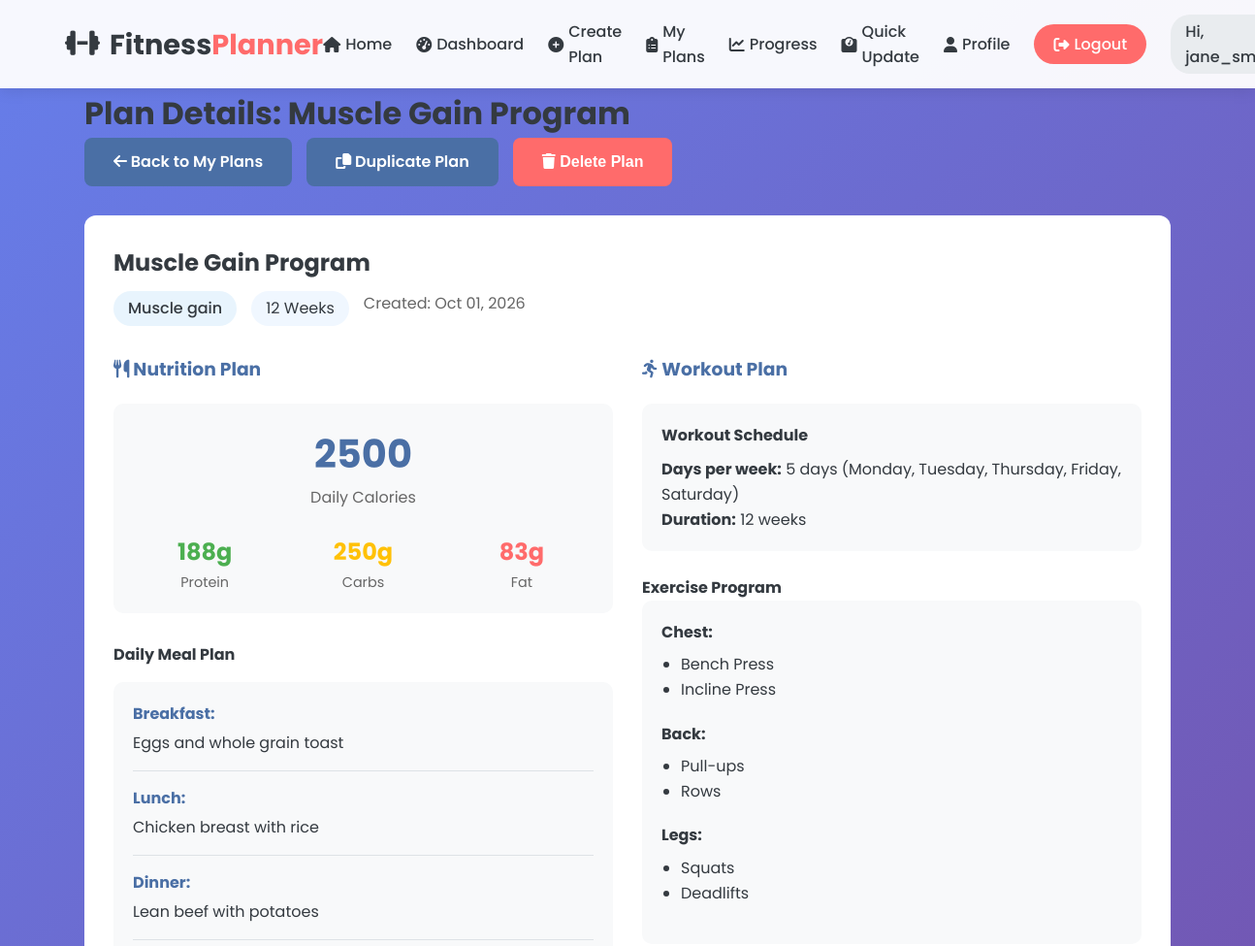
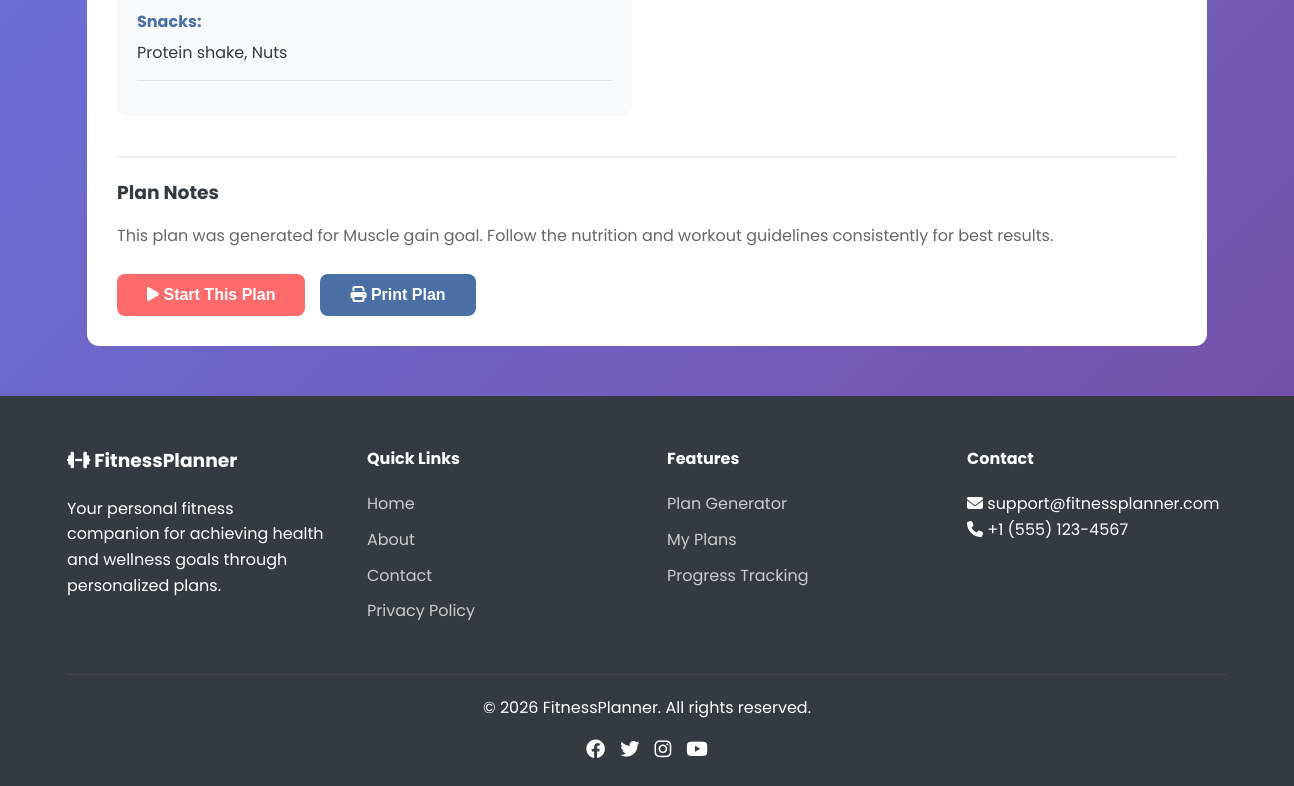
The app's page /plan_details.php?id=2 (signed in) with its own data (2 pictures, top to bottom).
### tables this page shows
CREATE TABLE IF NOT EXISTS plans (
    id INT PRIMARY KEY AUTO_INCREMENT,
    user_id INT,
    plan_name VARCHAR(100),
    goal ENUM('weight_loss', 'muscle_gain', 'maintenance', 'bulking', 'endurance'),
    duration_weeks INT,
    daily_calories INT,
    protein_grams INT,
    carbs_grams INT,
    fat_grams INT,
    workout_days TEXT,
    meals JSON,
    exercises JSON,
    created_at TIMESTAMP DEFAULT CURRENT_TIMESTAMP,
    FOREIGN KEY (user_id) REFERENCES users(id) ON DELETE CASCADE,
    INDEX idx_user_id (user_id),
    INDEX idx_created_at (created_at)
);

### plan_details.php (the view, shortened to what this page needs)
<?php
require_once 'config/database.php';
$user_id = $_SESSION['user_id'];
$plan_id = isset($_GET['id']) ? intval($_GET['id']) : 0;
$query = "SELECT * FROM plans WHERE id = $plan_id AND user_id = $user_id";
$result = $conn->query($query);
$plan = $result->fetch_assoc();
$workout_days = json_decode($plan['workout_days'], true);
$meals = json_decode($plan['meals'], true);
$exercises = json_decode($plan['exercises'], true);
require_once 'includes/header.php';
?>
<div class="container">
    <h1>Plan Details: <?php echo htmlspecialchars($plan['plan_name']); ?></h1>
    <div style="display: flex; gap: 15px; margin-bottom: 30px;">
        <a href="my_plans.php" class="btn">
            <i class="fas fa-arrow-left"></i> Back to My Plans
        </a>
        <a href="plan_generator.php?copy=<?php echo $plan['id']; ?>" class="btn">
            <i class="fas fa-copy"></i> Duplicate Plan
        </a>
        <button onclick="deletePlan(<?php echo $plan['id']; ?>)" class="btn btn-accent">
            <i class="fas fa-trash"></i> Delete Plan
        </button>
    </div>
    <div style="background: white; padding: 30px; border-radius: 12px; margin-bottom: 30px;">
        <div style="display: flex; justify-content: space-between; align-items: center; margin-bottom: 30px;">
            <div>
                <h2 style="margin-bottom: 10px;"><?php echo htmlspecialchars($plan['plan_name']); ?></h2>
                <div style="display: flex; gap: 15px;">
                    <span style="background: #e8f4fd; padding: 5px 15px; border-radius: 20px; font-weight: 500;">
                        <?php echo ucfirst(str_replace('_', ' ', $plan['goal'])); ?>
                    </span>
                    <span style="background: #f0f7ff; padding: 5px 15px; border-radius: 20px;">
                        <?php echo $plan['duration_weeks']; ?> Weeks
                    </span>
                    <span style="color: #666;">
                        Created: <?php echo date('M d, Y', strtotime($plan['created_at'])); ?>
                    </span>
                </div>
            </div>
        </div>
        <div style="display: grid; grid-template-columns: repeat(auto-fit, minmax(300px, 1fr)); gap: 30px;">
            <div>
                <h3 style="margin-bottom: 20px; color: var(--primary);">
                    <i class="fas fa-utensils"></i> Nutrition Plan
                </h3>
                <div style="background: #f8f9fa; padding: 20px; border-radius: 10px;">
                    <div style="text-align: center; margin-bottom: 25px;">
                        <div style="font-size: 2.5rem; font-weight: bold; color: var(--primary);">
                            <?php echo $plan['daily_calories']; ?>
                        </div>
                        <div style="color: #666;">Daily Calories</div>
                    </div>
                    <div style="display: grid; grid-template-columns: repeat(3, 1fr); gap: 15px; text-align: center;">
                        <div>
                            <div style="font-size: 1.5rem; font-weight: bold; color: var(--success);">
                                <?php echo $plan['protein_grams']; ?>g
                            </div>
                            <div style="font-size: 0.9rem; color: #666;">Protein</div>
                        </div>
                        <div>
                            <div style="font-size: 1.5rem; font-weight: bold; color: var(--warning);">
                                <?php echo $plan['carbs_grams']; ?>g
                            </div>
                            <div style="font-size: 0.9rem; color: #666;">Carbs</div>
                        </div>
                        <div>
                            <div style="font-size: 1.5rem; font-weight: bold; color: var(--accent);">
                                <?php echo $plan['fat_grams']; ?>g
                            </div>
                            <div style="font-size: 0.9rem; color: #666;">Fat</div>
                        </div>
                    </div>
                </div>
                <h4 style="margin-top: 30px; margin-bottom: 15px;">Daily Meal Plan</h4>
                <div style="background: #f8f9fa; padding: 20px; border-radius: 10px;">
                    <?php if(is_array($meals)): ?>
                        <?php foreach($meals as $meal => $description): ?>
                            <div style="margin-bottom: 15px; padding-bottom: 15px; border-bottom: 1px solid #dee2e6;">
                                <strong style="color: var(--primary);"><?php echo ucfirst($meal); ?>:</strong>
                                <p style="margin-top: 5px;"><?php echo $description; ?></p>
                            </div>
                        <?php endforeach; ?>
                    <?php else: ?>
                        <p><?php echo $meals; ?></p>
                    <?php endif; ?>
                </div>
            </div>
            <div>
                <h3 style="margin-bottom: 20px; color: var(--primary);">
                    <i class="fas fa-running"></i> Workout Plan
                </h3>
                <div style="background: #f8f9fa; padding: 20px; border-radius: 10px; margin-bottom: 25px;">
                    <h4>Workout Schedule</h4>
                    <p style="margin-top: 10px;">
                        <strong>Days per week:</strong>
                        <?php if(is_array($workout_days)): ?>
                            <?php echo count($workout_days); ?> days (<?php echo implode(', ', $workout_days); ?>)
                        <?php else: ?>
                            <?php echo $workout_days; ?>
                        <?php endif; ?>
                    </p>
                    <p><strong>Duration:</strong> <?php echo $plan['duration_weeks']; ?> weeks</p>
                </div>
                <h4>Exercise Program</h4>
                <div style="background: #f8f9fa; padding: 20px; border-radius: 10px;">
                    <?php if(is_array($exercises)): ?>
                        <?php foreach($exercises as $category => $exercise_list): ?>
                            <div style="margin-bottom: 20px;">
                                <strong style="color: var(--dark); display: block; margin-bottom: 8px;">
                                    <?php echo ucfirst(str_replace('_', ' ', $category)); ?>:
                                </strong>
                                <ul style="padding-left: 20px; margin: 0;">
                                    <?php if(is_array($exercise_list)): ?>
                                        <?php foreach($exercise_list as $exercise): ?>
                                            <li><?php echo $exercise; ?></li>
                                        <?php endforeach; ?>
                                    <?php else: ?>
                                        <li><?php echo $exercise_list; ?></li>
                                    <?php endif; ?>
                                </ul>
                            </div>
                        <?php endforeach; ?>
                    <?php else: ?>
                        <p><?php echo $exercises; ?></p>
                    <?php endif; ?>
                </div>
            </div>
        </div>
        <div style="margin-top: 40px; padding-top: 20px; border-top: 2px solid #eee;">
            <h3>Plan Notes</h3>
            <p style="margin-top: 15px; color: #666;">
                This plan was generated for <?php echo ucfirst(str_replace('_', ' ', $plan['goal'])); ?> goal.
                Follow the nutrition and workout guidelines consistently for best results.
            </p>
            <div style="display: flex; gap: 15px; margin-top: 25px;">
                <button onclick="startPlan(<?php echo $plan['id']; ?>)" class="btn btn-accent">
                    <i class="fas fa-play"></i> Start This Plan
                </button>
                <button onclick="printPlan()" class="btn">
                    <i class="fas fa-print"></i> Print Plan
                </button>
            </div>
        </div>
    </div>
</div>
<?php
require_once 'includes/footer.php';
?>

### css/style.css (style rules this page uses)
* { margin: 0; padding: 0; box-sizing: border-box; }
:root { --primary: #4a6fa5; --secondary: #166088; --accent: #ff6b6b; --success: #4CAF50; --warning: #FFC107; --light: #f8f9fa; --dark: #343a40; --gray: #6c757d; --light-gray: #e9ecef; }
body { font-family: 'Poppins', sans-serif; line-height: 1.6; color: var(--dark); background: linear-gradient(135deg, #667eea 0%, #764ba2 100%); min-height: 100vh; }
.container { max-width: 1200px; margin: 0 auto; padding: 0 20px; }
.btn { display: inline-block; padding: 12px 30px; background: var(--primary); color: white; border: none; border-radius: 8px; font-size: 1rem; font-weight: 600; cursor: pointer; transition: background 0.3s; text-decoration: none; text-align: center; }
.btn-accent { background: var(--accent); }

### records on screen
plans: plan_name "Muscle Gain Program", goal "Muscle gain", duration_weeks "12", created_at "Oct 01, 2026", daily_calories "2500", protein_grams "188", carbs_grams "250", fat_grams "83", meals "Eggs and whole grain toast", meals "Chicken breast with rice", meals "Lean beef with potatoes", meals "Protein shake, Nuts", workout_days "5", workout_days "Monday, Tuesday, Thursday, Friday, Saturday"

### other values on screen
$meal "Breakfast"
$meal "Lunch"
$meal "Dinner"
$meal "Snacks"
str_replace('_', ' ', $category) "Chest"
$exercise "Bench Press"
$exercise "Incline Press"
str_replace('_', ' ', $category) "Back"
$exercise "Pull-ups"
$exercise "Rows"
str_replace('_', ' ', $category) "Legs"
$exercise "Squats"
$exercise "Deadlifts"
